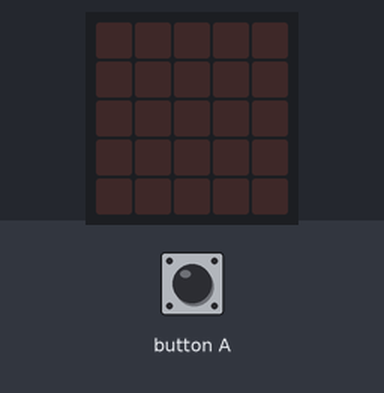
This program was run on a simulated BBC micro:bit (MakeCode). On the bench: the board's 5×5 LED display. The test bench sets the inputs (shaded band). Random numbers come from a fixed seed.

Above: at 1.2 s.
1.3 s: button A pressed for 0.15 s
At 2.3 s:
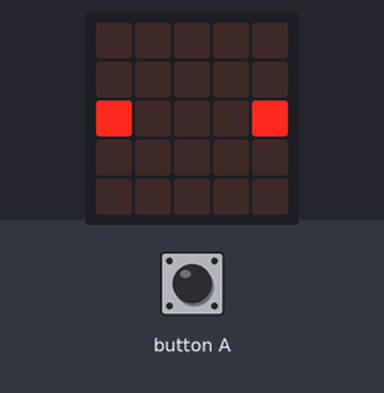
2.9 s: button A pressed for 0.15 s
At 3.5 s:
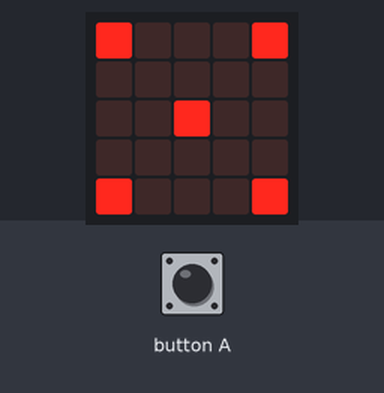
4.5 s: button A pressed for 0.15 s
At 5.8 s:
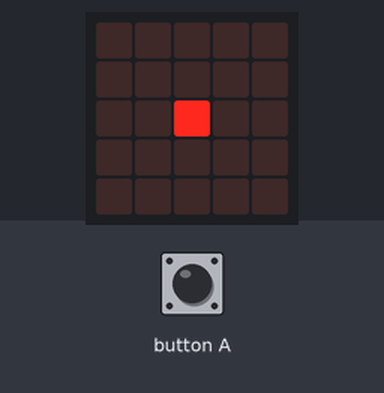
6.1 s: button A pressed for 0.15 s
At 7.1 s:
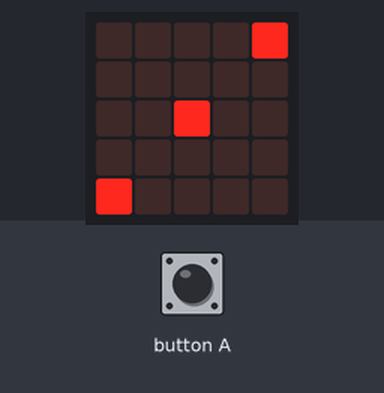
7.7 s: button A pressed 5 times (0.12 s each, 0.3 s apart)
At 10.8 s:
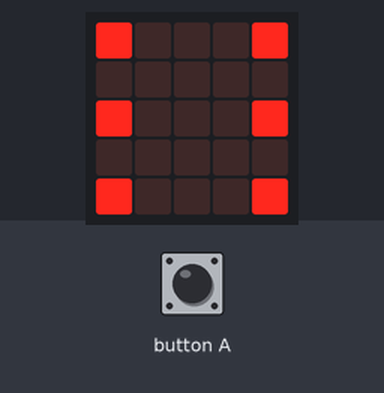
Timing chart, 0 to 11.9 s (numbered marks = the images above; inputs shaded):
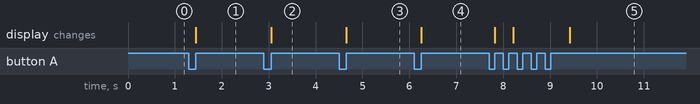

The program:

main.ts
```typescript
let nemero = 0
input.onButtonPressed(Button.A, function () {
    basic.clearScreen()
    nemero = randint(1, 6)
    if (nemero == 1) {
        basic.showLeds(`
            . . . . .
            . . . . .
            . . # . .
            . . . . .
            . . . . .
            `)
    } else if (nemero == 2) {
        basic.showLeds(`
            . . . . .
            . . . . .
            # . . . #
            . . . . .
            . . . . .
            `)
    } else if (nemero == 3) {
        basic.showLeds(`
            . . . . #
            . . . . .
            . . # . .
            . . . . .
            # . . . .
            `)
    } else if (nemero == 4) {
        basic.showLeds(`
            # . . . #
            . . . . .
            . . . . .
            . . . . .
            # . . . #
            `)
    } else if (nemero == 5) {
        basic.showLeds(`
            # . . . #
            . . . . .
            . . # . .
            . . . . .
            # . . . #
            `)
    } else {
        basic.showLeds(`
            # . . . #
            . . . . .
            # . . . #
            . . . . .
            # . . . #
            `)
    }
})
```

test.ts
```typescript
// testes vão aqui; isto não será compilado quando este pacote for usado como uma extensão.
```

Measured:
- after the input at 1.3 s, the display: changes after 0.15 s (image 1)
- after the input at 2.9 s, the display: changes after 0.15 s (image 2)
- after the input at 4.5 s, the display: changes after 0.15 s (image 3)
- after the input at 6.1 s, the display: changes after 0.15 s (image 4)
- after the input at 7.7 s, the display: first changes after 0.12 s (image 5 shows a later state)
